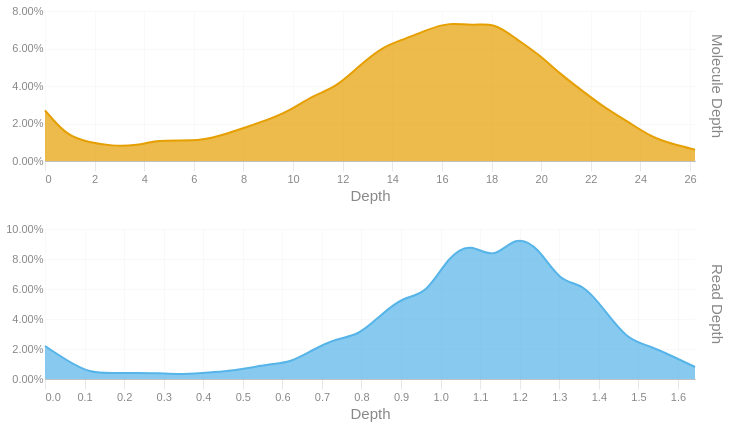

Here is the notebook cell this chart was saved with:
### Code cell
readdep = depth_hist(tb['Read Depth'], q99, 3)
readdep = readdep.with_columns(pl.lit('Read Depth').alias('Metric'))
if not SKIPLR:
    moldep = depth_hist(tb['Molecule Depth'], mol_q99, 1)
    moldep = moldep.with_columns(pl.lit('Molecule Depth').alias('Metric'))
    _hist = pl.concat([readdep, moldep])
    _hist = _hist.filter(pl.col('Proportion') != 0)
    with SafeRender(_hist):
        (
            alt.Chart(_hist)        
            .mark_area(interpolate = "basis")
            .encode(
                x=alt.X('Bin:Q').scale(domainMin=0).axis(alt.Axis(title='Depth')),
                y = alt.Y('Proportion:Q', title = None).axis(format = '.2%'),
                color = alt.Color('Metric:N').legend(None),
                row = alt.Row("Metric:N").header(title = None, labelOrient = 'right'),
                tooltip = [
                    alt.Tooltip("Metric:N", title = "Metric"),
                    alt.Tooltip('Interval:N', title = "Depth Interval"),
                    alt.Tooltip('Proportion:Q', title = "% Alignments").format('.2%')
                ]
            )
            .resolve_scale(x='independent', y='independent')
            .properties(
                height = 150, width = 650,
                usermeta={'embedOptions': {'downloadFileName': f'{samplename}.depth.hist'}}
            )
        ).display()
else:
    readdep = readdep.filter(pl.col('Proportion') != 0)
    with SafeRender(readdep):
        (
            alt.Chart(readdep)        
            .mark_area(interpolate = "basis")
            .encode(
                x=alt.X('Bin:Q').scale(domainMin=0).axis(alt.Axis(title='Depth')),
                y = alt.Y('Proportion:Q', title = None).axis(format = '.2%'),
                tooltip = [
                    alt.Tooltip('Interval:N', title = "Depth Interval"),
                    alt.Tooltip('Proportion:Q', title = "% Alignments").format('.2%')
                ]
            )
            .properties(
                usermeta={'embedOptions': {'downloadFileName': f'{samplename}.depth.hist'}}
            )
        ).display()

### Figure 1 — Vega-Lite specification as saved in the notebook (floating-point values rounded to 4 significant figures)
{"width": 650, "height": 150, "config": {"title": {"anchor": "start", "dy": -15, "fontSize": 18, "color": "#888888", "subtitleColor": "#888888", "subtitleFontSize": 14}, "arc": {"fill": "#0072B2"}, "axis": {"domainColor": "#888888", "domainWidth": 0.5, "gridWidth": 0.2, "grid": false, "titleFontWeight": 400, "titleFontSize": 15, "labelFontSize": 11, "labelColor": "#888888", "tickColor": "#888888", "tickWidth": 0.2, "titleColor": "#888888"}, "axisBand": {"grid": false}, "axisX": {"grid": true, "tickSize": 10, "domainCap": "round"}, "axisY": {"domain": false, "grid": true, "tickSize": 0, "domainCap": "round"}, "background": "transparent", "header": {"labelFontSize": 15, "labelColor": "#888888", "titleFontSize": 15, "titleFontWeight": 600, "titleColor": "#888888"}, "legend": {"labelFont": "sans-serif", "labelFontSize": 12, "labelColor": "#888888", "symbolSize": 100, "symbolType": "circle", "titleFontSize": 12, "titlePadding": 10, "titleColor": "#888888", "title": null}, "range": {"category": ["#E69F00", "#56B4E9", "#009E73", "#F0E442", "#0072B2", "#D55E00", "#CC79A7", "#000000"], "diverging": ["#cfe8f3", "#a2d4ec", "#73bfe2", "#46abdb", "#1696d2", "#12719e"]}, "area": {"fill": "#0072B2", "fillOpacity": 0.7, "line": true, "strokeOpacity": 0.7}, "line": {"color": "#0072B2", "stroke": "#0072B2", "strokeWidth": 2}, "trail": {"color": "#0072B2", "stroke": "#0072B2", "strokeWidth": 0, "size": 1}, "point": {"filled": true, "fillOpacity": 1.0, "size": 95}, "text": {"color": "#888888", "fontSize": 11, "align": "right", "fontWeight": 400, "size": 11}, "bar": {"fill": "#0072B2", "stroke": null}, "view": {"stroke": null, "continuousWidth": 660, "continuousHeight": 400}}, "data": {"name": "data-5cf0353ac5c5e183a79ee29d36158f4a"}, "mark": {"type": "area", "interpolate": "basis"}, "encoding": {"color": {"field": "Metric", "legend": null, "type": "nominal"}, "row": {"field": "Metric", "header": {"title": null, "labelOrient": "right"}, "type": "nominal"}, "tooltip": [{"field": "Metric", "title": "Metric", "type": "nominal"}, {"field": "Interval", "title": "Depth Interval", "type": "nominal"}, {"field": "Proportion", "format": ".2%", "title": "% Alignments", "type": "quantitative"}], "x": {"axis": {"title": "Depth"}, "field": "Bin", "scale": {"domainMin": 0}, "type": "quantitative"}, "y": {"axis": {"format": ".2%"}, "field": "Proportion", "title": null, "type": "quantitative"}}, "resolve": {"scale": {"x": "independent", "y": "independent"}}, "usermeta": {"embedOptions": {"downloadFileName": "S3_Annapolis_292.depth.hist"}}, "$schema": "https://vega.github.io/schema/vega-lite/v6.1.0.json", "datasets": {"data-5cf0353ac5c5e183a79ee29d36158f4a": [{"Bin": 0.0, "Interval": "0.0-0.057", "Proportion": 0.022, "Metric": "Read Depth"}, {"Bin": 0.057, "Interval": "0.057-0.113", "Proportion": 0.012, "Metric": "Read Depth"}, {"Bin": 0.113, "Interval": "0.113-0.17", "Proportion": 0.004, "Metric": "Read Depth"}, {"Bin": 0.17, "Interval": "0.17-0.227", "Proportion": 0.004, "Metric": "Read Depth"}, {"Bin": 0.227, "Interval": "0.227-0.283", "Proportion": 0.004, "Metric": "Read Depth"}, {"Bin": 0.283, "Interval": "0.283-0.34", "Proportion": 0.004, "Metric": "Read Depth"}, {"Bin": 0.34, "Interval": "0.34-0.397", "Proportion": 0.003, "Metric": "Read Depth"}, {"Bin": 0.397, "Interval": "0.397-0.453", "Proportion": 0.004, "Metric": "Read Depth"}, {"Bin": 0.453, "Interval": "0.453-0.51", "Proportion": 0.005, "Metric": "Read Depth"}, {"Bin": 0.51, "Interval": "0.51-0.567", "Proportion": 0.007, "Metric": "Read Depth"}, {"Bin": 0.567, "Interval": "0.567-0.623", "Proportion": 0.01, "Metric": "Read Depth"}, {"Bin": 0.623, "Interval": "0.623-0.68", "Proportion": 0.011, "Metric": "Read Depth"}, {"Bin": 0.68, "Interval": "0.68-0.737", "Proportion": 0.02, "Metric": "Read Depth"}, {"Bin": 0.737, "Interval": "0.737-0.793", "Proportion": 0.027, "Metric": "Read Depth"}, {"Bin": 0.793, "Interval": "0.793-0.85", "Proportion": 0.029, "Metric": "Read Depth"}, {"Bin": 0.85, "Interval": "0.85-0.907", "Proportion": 0.043, "Metric": "Read Depth"}, {"Bin": 0.907, "Interval": "0.907-0.963", "Proportion": 0.055, "Metric": "Read Depth"}, {"Bin": 0.963, "Interval": "0.963-1.02", "Proportion": 0.056, "Metric": "Read Depth"}, {"Bin": 1.02, "Interval": "1.02-1.077", "Proportion": 0.082, "Metric": "Read Depth"}, {"Bin": 1.077, "Interval": "1.077-1.133", "Proportion": 0.091, "Metric": "Read Depth"}, {"Bin": 1.133, "Interval": "1.133-1.19", "Proportion": 0.079, "Metric": "Read Depth"}, {"Bin": 1.19, "Interval": "1.19-1.247", "Proportion": 0.096, "Metric": "Read Depth"}, {"Bin": 1.247, "Interval": "1.247-1.303", "Proportion": 0.088, "Metric": "Read Depth"}, {"Bin": 1.303, "Interval": "1.303-1.36", "Proportion": 0.064, "Metric": "Read Depth"}, {"Bin": 1.36, "Interval": "1.36-1.417", "Proportion": 0.064, "Metric": "Read Depth"}, {"Bin": 1.417, "Interval": "1.417-1.473", "Proportion": 0.045, "Metric": "Read Depth"}, {"Bin": 1.473, "Interval": "1.473-1.53", "Proportion": 0.026, "Metric": "Read Depth"}, {"Bin": 1.53, "Interval": "1.53-1.587", "Proportion": 0.022, "Metric": "Read Depth"}, {"Bin": 1.587, "Interval": "1.587-1.643", "Proportion": 0.015, "Metric": "Read Depth"}, {"Bin": 1.643, "Interval": "1.643-1.7", "Proportion": 0.008, "Metric": "Read Depth"}, {"Bin": 0.0, "Interval": "0.0-0.9", "Proportion": 0.027, "Metric": "Molecule Depth"}, {"Bin": 0.9, "Interval": "0.9-1.8", "Proportion": 0.013, "Metric": "Molecule Depth"}, {"Bin": 1.8, "Interval": "1.8-2.7", "Proportion": 0.01, "Metric": "Molecule Depth"}, {"Bin": 2.7, "Interval": "2.7-3.6", "Proportion": 0.008, "Metric": "Molecule Depth"}, {"Bin": 3.6, "Interval": "3.6-4.5", "Proportion": 0.008, "Metric": "Molecule Depth"}, {"Bin": 4.5, "Interval": "4.5-5.4", "Proportion": 0.011, "Metric": "Molecule Depth"}, {"Bin": 5.4, "Interval": "5.4-6.3", "Proportion": 0.011, "Metric": "Molecule Depth"}, {"Bin": 6.3, "Interval": "6.3-7.2", "Proportion": 0.011, "Metric": "Molecule Depth"}, {"Bin": 7.2, "Interval": "7.2-8.1", "Proportion": 0.014, "Metric": "Molecule Depth"}, {"Bin": 8.1, "Interval": "8.1-9.0", "Proportion": 0.018, "Metric": "Molecule Depth"}, {"Bin": 9.0, "Interval": "9.0-9.9", "Proportion": 0.022, "Metric": "Molecule Depth"}, {"Bin": 9.9, "Interval": "9.9-10.8", "Proportion": 0.027, "Metric": "Molecule Depth"}, {"Bin": 10.8, "Interval": "10.8-11.7", "Proportion": 0.035, "Metric": "Molecule Depth"}, {"Bin": 11.7, "Interval": "11.7-12.6", "Proportion": 0.039, "Metric": "Molecule Depth"}, {"Bin": 12.6, "Interval": "12.6-13.6", "Proportion": 0.05, "Metric": "Molecule Depth"}, {"Bin": 13.6, "Interval": "13.6-14.5", "Proportion": 0.061, "Metric": "Molecule Depth"}, {"Bin": 14.5, "Interval": "14.5-15.4", "Proportion": 0.065, "Metric": "Molecule Depth"}, {"Bin": 15.4, "Interval": "15.4-16.3", "Proportion": 0.07, "Metric": "Molecule Depth"}, {"Bin": 16.3, "Interval": "16.3-17.2", "Proportion": 0.074, "Metric": "Molecule Depth"}, {"Bin": 17.2, "Interval": "17.2-18.1", "Proportion": 0.072, "Metric": "Molecule Depth"}, {"Bin": 18.1, "Interval": "18.1-19.0", "Proportion": 0.074, "Metric": "Molecule Depth"}, {"Bin": 19.0, "Interval": "19.0-19.9", "Proportion": 0.065, "Metric": "Molecule Depth"}, {"Bin": 19.9, "Interval": "19.9-20.8", "Proportion": 0.057, "Metric": "Molecule Depth"}, {"Bin": 20.8, "Interval": "20.8-21.7", "Proportion": 0.046, "Metric": "Molecule Depth"}, {"Bin": 21.7, "Interval": "21.7-22.6", "Proportion": 0.037, "Metric": "Molecule Depth"}, {"Bin": 22.6, "Interval": "22.6-23.5", "Proportion": 0.028, "Metric": "Molecule Depth"}, {"Bin": 23.5, "Interval": "23.5-24.4", "Proportion": 0.021, "Metric": "Molecule Depth"}, {"Bin": 24.4, "Interval": "24.4-25.3", "Proportion": 0.013, "Metric": "Molecule Depth"}, {"Bin": 25.3, "Interval": "25.3-26.2", "Proportion": 0.009, "Metric": "Molecule Depth"}, {"Bin": 26.2, "Interval": "26.2-27.1", "Proportion": 0.006, "Metric": "Molecule Depth"}]}}
